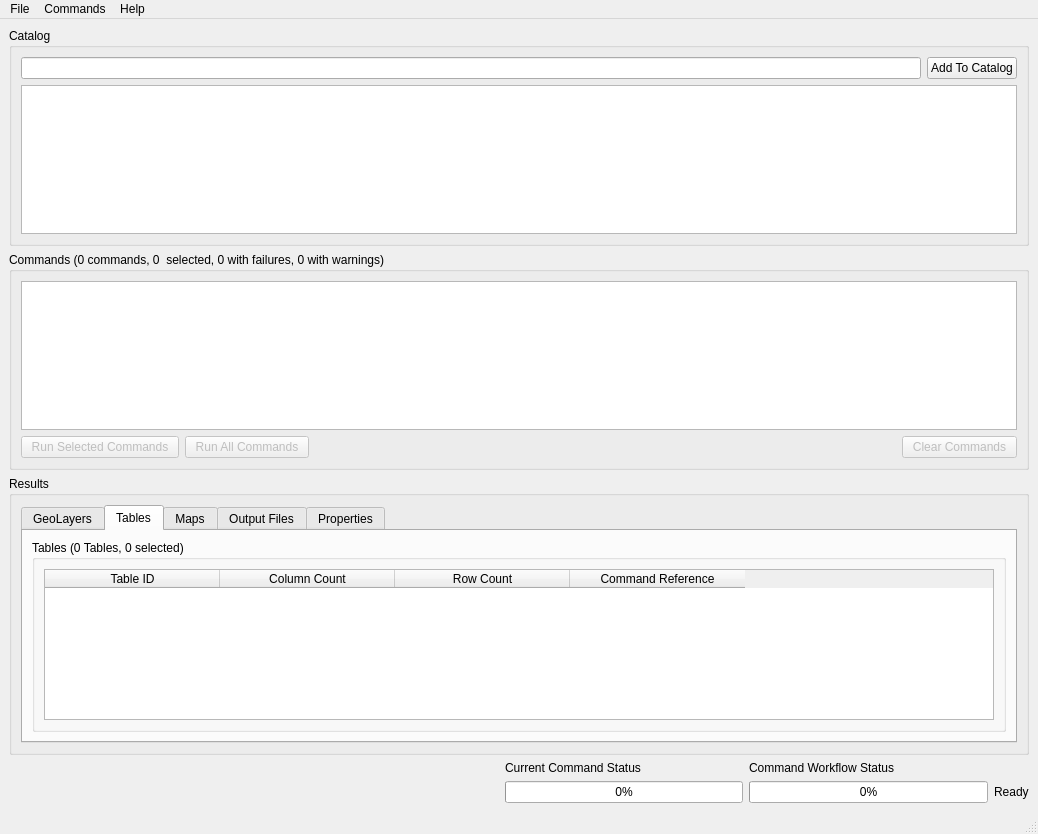
<?xml version="1.0" encoding="UTF-8"?>
<ui version="4.0">
 <class>MainWindow</class>
 <widget class="QMainWindow" name="MainWindow">
  <property name="geometry">
   <rect>
    <x>0</x>
    <y>0</y>
    <width>1038</width>
    <height>834</height>
   </rect>
  </property>
  <property name="font">
   <font>
    <family>MS Shell Dlg 2</family>
   </font>
  </property>
  <property name="windowTitle">
   <string>GeoProcessor</string>
  </property>
  <property name="windowOpacity">
   <double>1.000000000000000</double>
  </property>
  <widget class="QWidget" name="centralwidget">
   <layout class="QGridLayout" name="gridLayout_2">
    <item row="1" column="0" colspan="6">
     <widget class="QGroupBox" name="Commands_GroupBox">
      <property name="title">
       <string>Commands (0 commands, 0  selected, 0 with failures, 0 with warnings)</string>
      </property>
      <layout class="QGridLayout" name="gridLayout">
       <item row="1" column="1">
        <widget class="QPushButton" name="Commands_RunAll_Button">
         <property name="enabled">
          <bool>false</bool>
         </property>
         <property name="text">
          <string>  Run All Commands  </string>
         </property>
        </widget>
       </item>
       <item row="1" column="3">
        <widget class="QPushButton" name="Commands_Clear_Button">
         <property name="enabled">
          <bool>false</bool>
         </property>
         <property name="text">
          <string>  Clear Commands  </string>
         </property>
        </widget>
       </item>
       <item row="1" column="0">
        <widget class="QPushButton" name="Commands_RunSelected_Button">
         <property name="enabled">
          <bool>false</bool>
         </property>
         <property name="text">
          <string>  Run Selected Commands  </string>
         </property>
         <property name="default">
          <bool>false</bool>
         </property>
         <property name="flat">
          <bool>false</bool>
         </property>
        </widget>
       </item>
       <item row="1" column="2">
        <spacer name="Commands_Spacer">
         <property name="orientation">
          <enum>Qt::Horizontal</enum>
         </property>
         <property name="sizeHint" stdset="0">
          <size>
           <width>40</width>
           <height>20</height>
          </size>
         </property>
        </spacer>
       </item>
       <item row="0" column="0" colspan="4">
        <widget class="QListWidget" name="Commands_List">
         <property name="font">
          <font>
           <family>MS Shell Dlg 2</family>
          </font>
         </property>
         <property name="autoScroll">
          <bool>true</bool>
         </property>
         <property name="dragDropOverwriteMode">
          <bool>false</bool>
         </property>
         <property name="alternatingRowColors">
          <bool>true</bool>
         </property>
         <property name="selectionMode">
          <enum>QAbstractItemView::ExtendedSelection</enum>
         </property>
         <property name="isWrapping" stdset="0">
          <bool>false</bool>
         </property>
         <property name="layoutMode">
          <enum>QListView::SinglePass</enum>
         </property>
         <property name="wordWrap">
          <bool>true</bool>
         </property>
         <property name="selectionRectVisible">
          <bool>false</bool>
         </property>
        </widget>
       </item>
      </layout>
     </widget>
    </item>
    <item row="2" column="0" colspan="6">
     <widget class="QGroupBox" name="Results_GroupBox">
      <property name="title">
       <string>Results</string>
      </property>
      <layout class="QVBoxLayout" name="verticalLayout">
       <property name="sizeConstraint">
        <enum>QLayout::SetNoConstraint</enum>
       </property>
       <item>
        <widget class="QTabWidget" name="Results_Tab_Widget">
         <property name="currentIndex">
          <number>1</number>
         </property>
         <widget class="QWidget" name="Results_GeoLayers_Tab">
          <property name="acceptDrops">
           <bool>false</bool>
          </property>
          <attribute name="title">
           <string>GeoLayers</string>
          </attribute>
          <layout class="QVBoxLayout" name="verticalLayout_2">
           <item>
            <widget class="QGroupBox" name="Results_GeoLayers_GroupBox">
             <property name="title">
              <string>GeoLayers (0 GeoLayers, 0 selected)</string>
             </property>
             <layout class="QVBoxLayout" name="verticalLayout_5">
              <item>
               <widget class="QTableWidget" name="Resutls_GeoLayers_Table">
                <attribute name="horizontalHeaderCascadingSectionResizes">
                 <bool>false</bool>
                </attribute>
                <attribute name="horizontalHeaderDefaultSectionSize">
                 <number>200</number>
                </attribute>
                <attribute name="horizontalHeaderShowSortIndicator" stdset="0">
                 <bool>true</bool>
                </attribute>
                <attribute name="horizontalHeaderStretchLastSection">
                 <bool>true</bool>
                </attribute>
                <column>
                 <property name="text">
                  <string>GeoLayer ID</string>
                 </property>
                </column>
                <column>
                 <property name="text">
                  <string>Geometry</string>
                 </property>
                </column>
                <column>
                 <property name="text">
                  <string>Feature Count</string>
                 </property>
                </column>
                <column>
                 <property name="text">
                  <string>Coordinate Reference System</string>
                 </property>
                </column>
                <column>
                 <property name="text">
                  <string>Command Reference</string>
                 </property>
                </column>
               </widget>
              </item>
             </layout>
            </widget>
           </item>
          </layout>
         </widget>
         <widget class="QWidget" name="Results_Tables_Tab">
          <attribute name="title">
           <string>Tables</string>
          </attribute>
          <layout class="QVBoxLayout" name="verticalLayout_6">
           <item>
            <widget class="QGroupBox" name="Results_Tables_GroupBox">
             <property name="title">
              <string>Tables (0 Tables, 0 selected)</string>
             </property>
             <layout class="QVBoxLayout" name="verticalLayout_7">
              <item>
               <widget class="QTableWidget" name="Results_Tables_Table">
                <attribute name="horizontalHeaderDefaultSectionSize">
                 <number>175</number>
                </attribute>
                <column>
                 <property name="text">
                  <string>Table ID</string>
                 </property>
                </column>
                <column>
                 <property name="text">
                  <string>Column Count</string>
                 </property>
                </column>
                <column>
                 <property name="text">
                  <string>Row Count</string>
                 </property>
                </column>
                <column>
                 <property name="text">
                  <string>Command Reference</string>
                 </property>
                </column>
               </widget>
              </item>
             </layout>
            </widget>
           </item>
          </layout>
         </widget>
         <widget class="QWidget" name="Results_Maps_Tab">
          <attribute name="title">
           <string>Maps</string>
          </attribute>
          <layout class="QVBoxLayout" name="verticalLayout_8">
           <item>
            <widget class="QGroupBox" name="Results_Maps_GroupBox">
             <property name="title">
              <string>Maps (0 Maps, 0 selected)</string>
             </property>
             <layout class="QVBoxLayout" name="verticalLayout_9">
              <item>
               <widget class="QTableWidget" name="Results_Maps_Table">
                <attribute name="horizontalHeaderDefaultSectionSize">
                 <number>175</number>
                </attribute>
                <attribute name="horizontalHeaderStretchLastSection">
                 <bool>true</bool>
                </attribute>
                <column>
                 <property name="text">
                  <string>Map ID</string>
                 </property>
                </column>
                <column>
                 <property name="text">
                  <string>Included GeoLayers</string>
                 </property>
                </column>
                <column>
                 <property name="text">
                  <string>Coordinate Reference System</string>
                 </property>
                </column>
                <column>
                 <property name="text">
                  <string>Command Reference</string>
                 </property>
                </column>
               </widget>
              </item>
             </layout>
            </widget>
           </item>
          </layout>
         </widget>
         <widget class="QWidget" name="Results_OutputFiles_Tab">
          <attribute name="title">
           <string>Output Files</string>
          </attribute>
          <layout class="QVBoxLayout" name="verticalLayout_10">
           <item>
            <widget class="QGroupBox" name="Results_OutputFiles_GroupBox">
             <property name="title">
              <string>Output Files (0 Output Files, 0 selected)</string>
             </property>
             <layout class="QVBoxLayout" name="verticalLayout_11">
              <item>
               <widget class="QTableWidget" name="Results_OutputFiles_Table">
                <attribute name="horizontalHeaderDefaultSectionSize">
                 <number>150</number>
                </attribute>
                <attribute name="horizontalHeaderStretchLastSection">
                 <bool>true</bool>
                </attribute>
                <column>
                 <property name="text">
                  <string>Output File </string>
                 </property>
                </column>
                <column>
                 <property name="text">
                  <string>File Type</string>
                 </property>
                </column>
                <column>
                 <property name="text">
                  <string>Command Reference</string>
                 </property>
                </column>
               </widget>
              </item>
             </layout>
            </widget>
           </item>
          </layout>
         </widget>
         <widget class="QWidget" name="Results_Properties_Tab">
          <attribute name="title">
           <string>Properties</string>
          </attribute>
          <layout class="QVBoxLayout" name="verticalLayout_12">
           <item>
            <widget class="QGroupBox" name="Results_Properties_GroupBox">
             <property name="title">
              <string>Processor properties control processing and can be used in some command parameters using ${Property} notation (see command documentation). </string>
             </property>
             <layout class="QVBoxLayout" name="verticalLayout_13">
              <item>
               <widget class="QTableWidget" name="Results_Properties_Table">
                <property name="alternatingRowColors">
                 <bool>true</bool>
                </property>
                <attribute name="horizontalHeaderStretchLastSection">
                 <bool>true</bool>
                </attribute>
                <attribute name="verticalHeaderStretchLastSection">
                 <bool>false</bool>
                </attribute>
                <column>
                 <property name="text">
                  <string>Property Name</string>
                 </property>
                </column>
                <column>
                 <property name="text">
                  <string>Property Value</string>
                 </property>
                </column>
               </widget>
              </item>
             </layout>
            </widget>
           </item>
          </layout>
         </widget>
        </widget>
       </item>
      </layout>
     </widget>
    </item>
    <item row="3" column="3">
     <widget class="QLabel" name="Status_Current_Command_Status_Label">
      <property name="text">
       <string>Current Command Status</string>
      </property>
     </widget>
    </item>
    <item row="5" column="1">
     <spacer name="Status_Spacer_1">
      <property name="orientation">
       <enum>Qt::Horizontal</enum>
      </property>
      <property name="sizeHint" stdset="0">
       <size>
        <width>40</width>
        <height>20</height>
       </size>
      </property>
     </spacer>
    </item>
    <item row="5" column="2">
     <spacer name="Status_Spacer_2">
      <property name="orientation">
       <enum>Qt::Horizontal</enum>
      </property>
      <property name="sizeHint" stdset="0">
       <size>
        <width>40</width>
        <height>20</height>
       </size>
      </property>
     </spacer>
    </item>
    <item row="3" column="4">
     <widget class="QLabel" name="Status_Command_Workflow_Status_Label">
      <property name="text">
       <string>Command Workflow Status</string>
      </property>
     </widget>
    </item>
    <item row="5" column="5">
     <widget class="QLabel" name="Status_Label">
      <property name="frameShape">
       <enum>QFrame::NoFrame</enum>
      </property>
      <property name="frameShadow">
       <enum>QFrame::Plain</enum>
      </property>
      <property name="lineWidth">
       <number>2</number>
      </property>
      <property name="text">
       <string>Ready</string>
      </property>
     </widget>
    </item>
    <item row="5" column="4">
     <widget class="QProgressBar" name="StatusCommand_Workflow_Status_Bar">
      <property name="value">
       <number>0</number>
      </property>
      <property name="invertedAppearance">
       <bool>false</bool>
      </property>
     </widget>
    </item>
    <item row="5" column="3">
     <widget class="QProgressBar" name="Status_Current_Command_Status_Bar">
      <property name="value">
       <number>0</number>
      </property>
      <property name="invertedAppearance">
       <bool>false</bool>
      </property>
     </widget>
    </item>
    <item row="0" column="0" colspan="6">
     <widget class="QGroupBox" name="groupBox">
      <property name="title">
       <string>Catalog</string>
      </property>
      <layout class="QGridLayout" name="gridLayout_3">
       <item row="0" column="1">
        <widget class="QPushButton" name="pushButton">
         <property name="text">
          <string>Add To Catalog</string>
         </property>
        </widget>
       </item>
       <item row="0" column="0">
        <widget class="QLineEdit" name="lineEdit"/>
       </item>
       <item row="1" column="0" colspan="2">
        <widget class="QListWidget" name="listWidget"/>
       </item>
      </layout>
     </widget>
    </item>
   </layout>
  </widget>
  <widget class="QMenuBar" name="menubar">
   <property name="geometry">
    <rect>
     <x>0</x>
     <y>0</y>
     <width>1038</width>
     <height>20</height>
    </rect>
   </property>
   <widget class="QMenu" name="Menu_File">
    <property name="title">
     <string>File</string>
    </property>
    <widget class="QMenu" name="Menu_File_New">
     <property name="title">
      <string>New</string>
     </property>
     <addaction name="File_New_CommandFile"/>
    </widget>
    <widget class="QMenu" name="Menu_File_Open">
     <property name="title">
      <string>Open</string>
     </property>
     <addaction name="File_Open_CommandFile"/>
    </widget>
    <widget class="QMenu" name="Menu_File_Save">
     <property name="title">
      <string>Save</string>
     </property>
     <addaction name="File_Save_Commands"/>
     <addaction name="File_Save_CommandsAs"/>
    </widget>
    <addaction name="Menu_File_New"/>
    <addaction name="Menu_File_Open"/>
    <addaction name="Menu_File_Save"/>
    <addaction name="Menu_Print"/>
    <addaction name="separator"/>
    <addaction name="Menu_Properties"/>
    <addaction name="separator"/>
    <addaction name="Menu_SetWorkingDirectory"/>
    <addaction name="separator"/>
    <addaction name="actionExit"/>
   </widget>
   <widget class="QMenu" name="Menu_Commands">
    <property name="title">
     <string>Commands</string>
    </property>
    <widget class="QMenu" name="Menu_Commands_Tables">
     <property name="title">
      <string>Tables</string>
     </property>
     <addaction name="Commands_Tables_Read"/>
     <addaction name="Commands_Tables_Process"/>
     <addaction name="Commands_Tables_Write"/>
    </widget>
    <widget class="QMenu" name="Menu_Commands_GeoLayers">
     <property name="title">
      <string>GeoLayers</string>
     </property>
     <widget class="QMenu" name="Commands_GeoLayers_Read_2">
      <property name="title">
       <string>Read</string>
      </property>
      <addaction name="GeoLayers_Read_ReadGeoLayerFromGeoJSON"/>
      <addaction name="GeoLayers_Read_ReadGeoLayerFromShapefile"/>
      <addaction name="GeoLayers_Read_ReadGeoLayersFromFGDB"/>
      <addaction name="GeoLayers_Read_ReadGeoLayersFromFolder"/>
     </widget>
     <addaction name="Commands_GeoLayers_Read_2"/>
     <addaction name="Commands_GeoLayers_Process"/>
     <addaction name="Commands_GeoLayers_Write"/>
    </widget>
    <widget class="QMenu" name="Menu_Commands_Comments">
     <property name="title">
      <string>General - Comments</string>
     </property>
     <addaction name="Commands_Comments_Single"/>
     <addaction name="Commands_Comments_MultipleStart"/>
     <addaction name="Commands_Comments_MultipleEnd"/>
     <addaction name="separator"/>
     <addaction name="Commands_Comments_DisableTest"/>
     <addaction name="Commands_Comments_ExpectedStatusFail"/>
     <addaction name="Commands_Comments_ExpectedStatusWarn"/>
    </widget>
    <addaction name="Menu_Commands_GeoLayers"/>
    <addaction name="Menu_Commands_Tables"/>
    <addaction name="separator"/>
    <addaction name="Menu_Commands_Comments"/>
   </widget>
   <widget class="QMenu" name="Menu_Help">
    <property name="title">
     <string>Help</string>
    </property>
    <addaction name="Menu_Help_About"/>
    <addaction name="actionView_Documentation"/>
   </widget>
   <addaction name="Menu_File"/>
   <addaction name="Menu_Commands"/>
   <addaction name="Menu_Help"/>
  </widget>
  <widget class="QStatusBar" name="statusbar"/>
  <action name="Menu_Print">
   <property name="text">
    <string>Print</string>
   </property>
  </action>
  <action name="Menu_Properties">
   <property name="text">
    <string>Properties</string>
   </property>
  </action>
  <action name="Menu_SetWorkingDirectory">
   <property name="text">
    <string>Set Working Directory ...</string>
   </property>
  </action>
  <action name="actionExit">
   <property name="text">
    <string>Exit</string>
   </property>
  </action>
  <action name="File_New_CommandFile">
   <property name="text">
    <string>Command File</string>
   </property>
  </action>
  <action name="File_Open_CommandFile">
   <property name="text">
    <string>Command File ...</string>
   </property>
  </action>
  <action name="File_Save_Commands">
   <property name="text">
    <string>Commands ...</string>
   </property>
  </action>
  <action name="File_Save_CommandsAs">
   <property name="text">
    <string>Commands as ...</string>
   </property>
  </action>
  <action name="actionRead">
   <property name="text">
    <string>Read</string>
   </property>
  </action>
  <action name="actionWrite">
   <property name="text">
    <string>Write</string>
   </property>
  </action>
  <action name="Commands_Tables_Read">
   <property name="text">
    <string>Read</string>
   </property>
  </action>
  <action name="Commands_Tables_Process">
   <property name="text">
    <string>Process</string>
   </property>
  </action>
  <action name="Commands_Tables_Write">
   <property name="text">
    <string>Write</string>
   </property>
  </action>
  <action name="Commands_GeoLayers_Process">
   <property name="text">
    <string>Process</string>
   </property>
  </action>
  <action name="Commands_GeoLayers_Write">
   <property name="text">
    <string>Write</string>
   </property>
  </action>
  <action name="Commands_Comments_Single">
   <property name="text">
    <string># comments &lt;enter 1+ comments each starting with #&gt;</string>
   </property>
  </action>
  <action name="Commands_Comments_MultipleStart">
   <property name="text">
    <string>/* &lt;start multi-line comment section&gt; </string>
   </property>
  </action>
  <action name="Commands_Comments_MultipleEnd">
   <property name="text">
    <string>*/ &lt;end multi-line comment section&gt;</string>
   </property>
  </action>
  <action name="Commands_Comments_DisableTest">
   <property name="text">
    <string>#@enabled False &lt;disables the test&gt;</string>
   </property>
  </action>
  <action name="Commands_Comments_ExpectedStatusFail">
   <property name="text">
    <string>#@expectedStatus Failure &lt;used to test commands&gt;</string>
   </property>
  </action>
  <action name="Commands_Comments_ExpectedStatusWarn">
   <property name="text">
    <string>#@expectedStatus Warning &lt;used to test commands&gt;</string>
   </property>
  </action>
  <action name="GeoLayers_Read_ReadGeoLayerFromGeoJSON">
   <property name="text">
    <string>ReadGeoLayerFromGeoJSON &lt;reads a GeoLayer from a .geojson file&gt;</string>
   </property>
  </action>
  <action name="GeoLayers_Read_ReadGeoLayerFromShapefile">
   <property name="text">
    <string>ReadGeoLayerFromShapefile &lt;reads a GeoLayer from a shapefile&gt;</string>
   </property>
  </action>
  <action name="GeoLayers_Read_ReadGeoLayersFromFGDB">
   <property name="text">
    <string>ReadGeoLayersFromFGDB &lt;reads 1+ GeoLayer(s) from the feature classes of a file geodatabase&gt;</string>
   </property>
  </action>
  <action name="GeoLayers_Read_ReadGeoLayersFromFolder">
   <property name="text">
    <string>ReadGeoLayersFromFolder &lt;reads 1+ GeoLayer(s) from a local folder&gt;</string>
   </property>
  </action>
  <action name="Menu_Help_About">
   <property name="text">
    <string>About GeoProcessor</string>
   </property>
  </action>
  <action name="actionView_Documentation">
   <property name="text">
    <string>View Documentation</string>
   </property>
  </action>
 </widget>
 <resources/>
 <connections>
  <connection>
   <sender>actionExit</sender>
   <signal>triggered()</signal>
   <receiver>MainWindow</receiver>
   <slot>close()</slot>
   <hints>
    <hint type="sourcelabel">
     <x>-1</x>
     <y>-1</y>
    </hint>
    <hint type="destinationlabel">
     <x>543</x>
     <y>411</y>
    </hint>
   </hints>
  </connection>
 </connections>
</ui>
